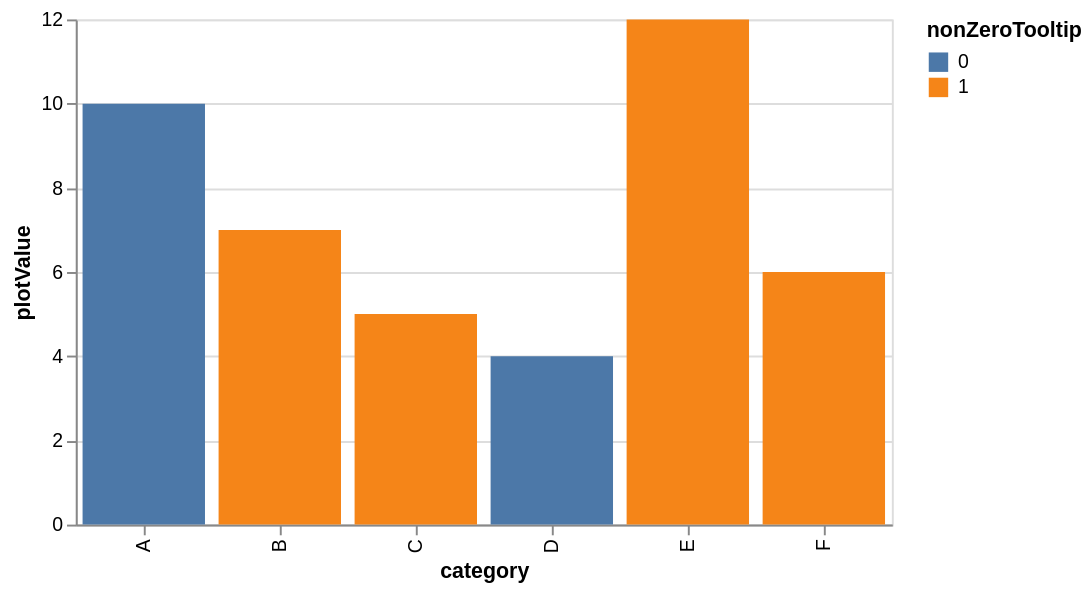

This figure's Vega-Lite source:
### Vega specification from a JSON file in a GitHub repository (floating-point values rounded to 4 significant figures)
{"$schema": "https://vega.github.io/schema/vega/v6.json", "description": "A bar chart with fields that are conditionally omitted from generated tooltips.", "background": "white", "padding": 5, "width": 420, "height": 260, "style": "cell", "data": [{"name": "source_0", "values": [{"category": "A", "plotValue": 10, "validTooltip": 10, "nonZeroTooltip": 0}, {"category": "B", "plotValue": 7, "validTooltip": 7, "nonZeroTooltip": 1}, {"category": "C", "plotValue": 5, "validTooltip": null, "nonZeroTooltip": 1}, {"category": "D", "plotValue": 4, "validTooltip": 4, "nonZeroTooltip": 0}, {"category": "E", "plotValue": 12, "validTooltip": 12, "nonZeroTooltip": 1}, {"category": "F", "plotValue": 6, "validTooltip": 6, "nonZeroTooltip": 1}]}, {"name": "data_0", "source": "source_0", "transform": [{"type": "stack", "groupby": ["category"], "field": "plotValue", "sort": {"field": ["nonZeroTooltip"], "order": ["descending"]}, "as": ["plotValue_start", "plotValue_end"], "offset": "zero"}, {"type": "filter", "expr": "isValid(datum[\"plotValue\"]) && isFinite(+datum[\"plotValue\"])"}]}], "marks": [{"name": "marks", "type": "rect", "style": ["bar"], "from": {"data": "data_0"}, "encode": {"update": {"fill": {"scale": "color", "field": "nonZeroTooltip"}, "tooltip": {"signal": "merge({\"category\": isValid(datum[\"category\"]) ? isArray(datum[\"category\"]) ? join(datum[\"category\"], '\\n') : datum[\"category\"] : \"\"+datum[\"category\"]}, (isValid(datum[\"validTooltip\"]) && isFinite(+datum[\"validTooltip\"])) ? {\"validTooltip\": format(datum[\"validTooltip\"], \"\")} : {}, (!(datum[\"nonZeroTooltip\"]===0)) ? {\"nonZeroTooltip\": format(datum[\"nonZeroTooltip\"], \"\")} : {})"}, "ariaRoleDescription": {"value": "bar"}, "description": {"signal": "slice(\"; category: \" + (isValid(datum[\"category\"]) ? isArray(datum[\"category\"]) ? join(datum[\"category\"], ' ') : datum[\"category\"] : \"\"+datum[\"category\"]) + \"; plotValue: \" + (format(datum[\"plotValue\"], \"\")) + \"; nonZeroTooltip: \" + (isValid(datum[\"nonZeroTooltip\"]) ? isArray(datum[\"nonZeroTooltip\"]) ? join(datum[\"nonZeroTooltip\"], ' ') : datum[\"nonZeroTooltip\"] : \"\"+datum[\"nonZeroTooltip\"]) + ((isValid(datum[\"validTooltip\"]) && isFinite(+datum[\"validTooltip\"])) ? \"; validTooltip: \" + (format(datum[\"validTooltip\"], \"\")) : \"\"), 2)"}, "x": {"scale": "x", "field": "category"}, "width": {"signal": "max(0.25, bandwidth('x'))"}, "y": {"scale": "y", "field": "plotValue_end"}, "y2": {"scale": "y", "field": "plotValue_start"}}}}], "scales": [{"name": "x", "type": "band", "domain": {"data": "data_0", "field": "category", "sort": true}, "range": [0, {"signal": "width"}], "paddingInner": 0.1, "paddingOuter": 0.05}, {"name": "y", "type": "linear", "domain": {"data": "data_0", "fields": ["plotValue_start", "plotValue_end"]}, "range": [{"signal": "height"}, 0], "nice": true, "zero": true}, {"name": "color", "type": "ordinal", "domain": {"data": "data_0", "field": "nonZeroTooltip", "sort": true}, "range": "category"}], "axes": [{"scale": "y", "orient": "left", "gridScale": "x", "grid": true, "tickCount": {"signal": "ceil(height/40)"}, "domain": false, "labels": false, "aria": false, "maxExtent": 0, "minExtent": 0, "ticks": false, "zindex": 0}, {"scale": "x", "orient": "bottom", "grid": false, "title": "category", "labelAlign": "right", "labelAngle": 270, "labelBaseline": "middle", "zindex": 0}, {"scale": "y", "orient": "left", "grid": false, "title": "plotValue", "labelOverlap": true, "tickCount": {"signal": "ceil(height/40)"}, "zindex": 0}], "legends": [{"fill": "color", "symbolType": "square", "title": "nonZeroTooltip"}]}
